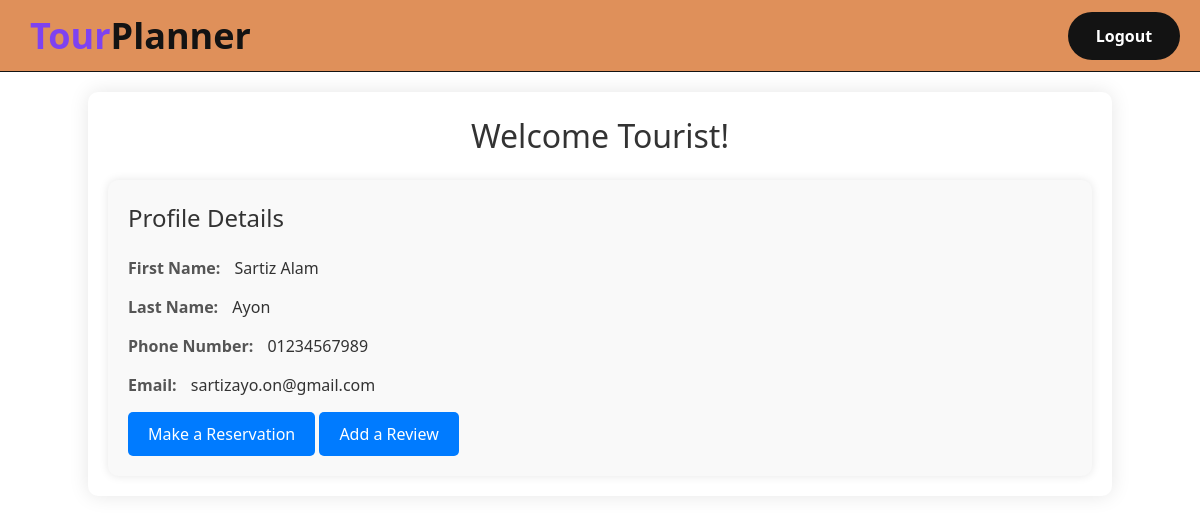
Screenshot of /profile (signed in) with the database file from the repository.
### app/models.py (models this page shows, shortened)
class User(db.Model):
    __tablename__ = 'users'
    user_id = db.Column(db.Integer, primary_key=True)
    first_name = db.Column(db.String(50))
    last_name = db.Column(db.String(50))
    phone_number = db.Column(db.String(15))
    email = db.Column(db.String, nullable=False, unique=True)
    username = db.Column(db.String, nullable=False, unique=True)
    password = db.Column(db.String, nullable=False)
    role_id = db.Column(db.Integer, nullable=False)

### app/routes.py (the view)
@app.route('/profile', methods=['GET', 'POST'])
def profile():
    if 'current_user' in session:
        username = session['current_user']
        current_user = User.query.filter_by(username = username).first()
        return render_template('profile.html', user = current_user)
    else:
        return redirect(url_for('login'))

### app/templates/profile.html (shortened to what this page needs)
{% extends "index.html" %}
{% block logout%}
<a class="bg-txt text-white w-28 h-12 rounded-full flex justify-center items-center font-semibold hover:shadow-lg hover:text-primary" href="{{url_for('logout')}}">Logout</a>
{% endblock %}
{% block content %}
  <div class="container">
    {% if user.role_id == 0 %}
    <h1>Welcome Tourist!</h1>
    {% endif %}
    <div class="profile-details">
      <h2>Profile Details</h2>
      <div class="detail">
        <label for="firstName">First Name:</label>
        <span id="firstName">{{user.first_name}}</span>
      </div>
      <div class="detail">
        <label for="lastName">Last Name:</label>
        <span id="lastName">{{user.last_name}}</span>
      </div>
      <div class="detail">
        <label for="phoneNumber">Phone Number:</label>
        <span id="phoneNumber">{{user.phone_number}}</span>
      </div>
      <div class="detail">
        <label for="email">Email:</label>
        <span id="email">{{user.email}}</span>
      </div>
      {% if user.role_id == 0 %}
      <a href="{{url_for('reservation')}}" class="button">Make a Reservation</a>
      <a href="{{url_for('add_review')}}" class="button">Add a Review</a>
      {% endif %}
    </div>
  </div>
{% endblock %}

### app/templates/profile.html (style rules this page uses)
.container { width: 1000px; padding: 20px; background-color: #fff; border-radius: 10px; box-shadow: 0 0 20px rgba(0, 0, 0, 0.1); margin: 0 auto; margin-top: 20px; }
.container h1 { text-align: center; color: #333; font-size: 2rem; margin-bottom: 20px; }
.profile-details { background-color: #f9f9f9; padding: 20px; border-radius: 10px; box-shadow: 0 0 10px rgba(0, 0, 0, 0.1); }
.profile-details h2 { color: #333; font-size: 1.5rem; margin-bottom: 20px; }
.detail { margin-bottom: 15px; }
label { font-weight: bold; color: #555; }
span { margin-left: 10px; color: #333; }
.button { display: inline-block; padding: 10px 20px; background-color: #007bff; color: #fff; text-decoration: none; border-radius: 5px; transition: background-color 0.3s; }

### rows the page displays
User: first_name "Sartiz Alam", last_name "Ayon", phone_number "01234567989", email "sartizayo.on@gmail.com"
